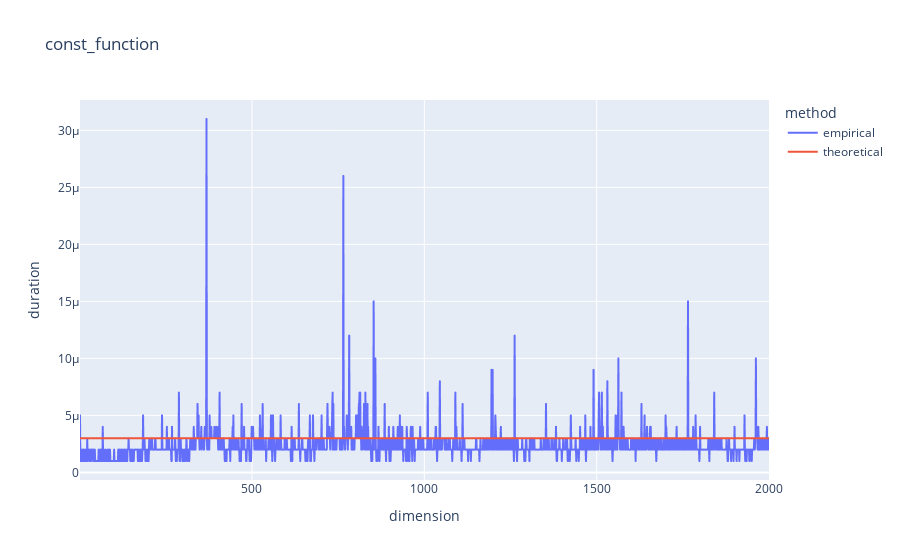

Source (notebook cell):
### Code cell
dimensions, durations_emp, title = main("const_function")
durations_th = [0.000003 for i in range(len(dimensions))]
visualization(dimensions, durations_emp, durations_th, title)

### Figure 1 — Plotly figure (JSON) as saved in the notebook; plotly's stock layout.template omitted (floating-point values rounded to 4 significant figures; data arrays with more than 128 entries replaced by an {"elided": "..."} marker saying what was removed)
{"data": [{"hovertemplate": "method=empirical<br>dimension=%{x}<br>duration=%{y}<extra></extra>", "legendgroup": "empirical", "line": {"color": "#636efa", "dash": "solid"}, "marker": {"symbol": "circle"}, "mode": "lines", "name": "empirical", "showlegend": true, "type": "scattergl", "x": {"elided": "2000 int values"}, "xaxis": "x", "y": {"elided": "2000 float values"}, "yaxis": "y"}, {"hovertemplate": "method=theoretical<br>dimension=%{x}<br>duration=%{y}<extra></extra>", "legendgroup": "theoretical", "line": {"color": "#EF553B", "dash": "solid"}, "marker": {"symbol": "circle"}, "mode": "lines", "name": "theoretical", "showlegend": true, "type": "scattergl", "x": {"elided": "2000 int values"}, "xaxis": "x", "y": {"elided": "2000 float values"}, "yaxis": "y"}], "layout": {"legend": {"title": {"text": "method"}, "tracegroupgap": 0}, "title": {"text": "const_function"}, "xaxis": {"anchor": "y", "domain": [0, 1], "title": {"text": "dimension"}}, "yaxis": {"anchor": "x", "domain": [0, 1], "title": {"text": "duration"}}}}
